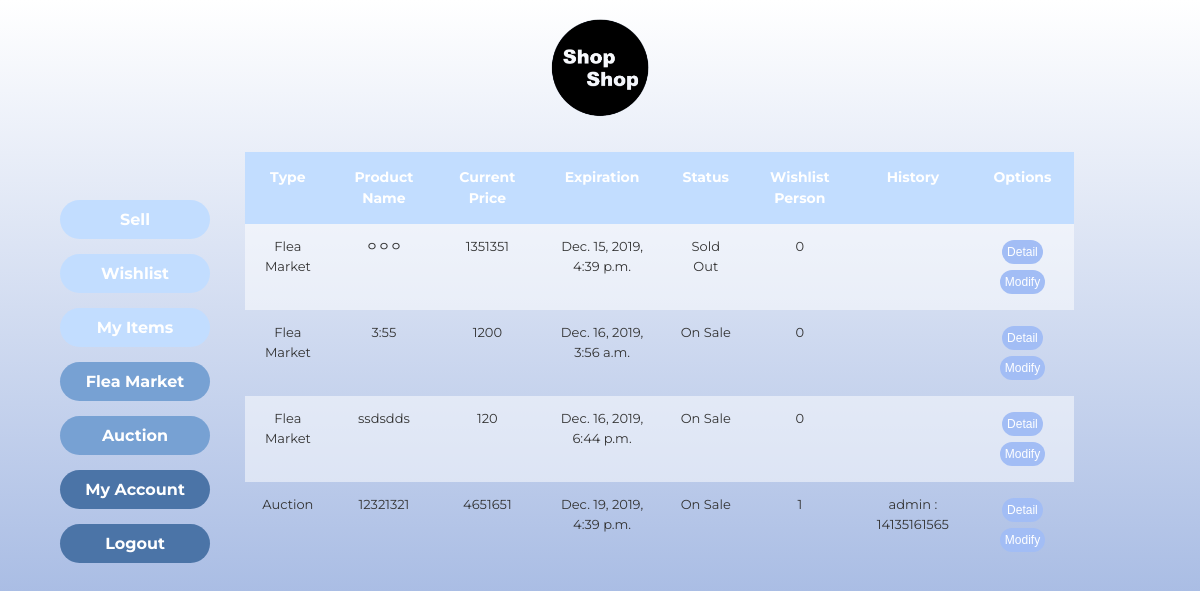
Before: /myitems/ (signed in) with the older database file.
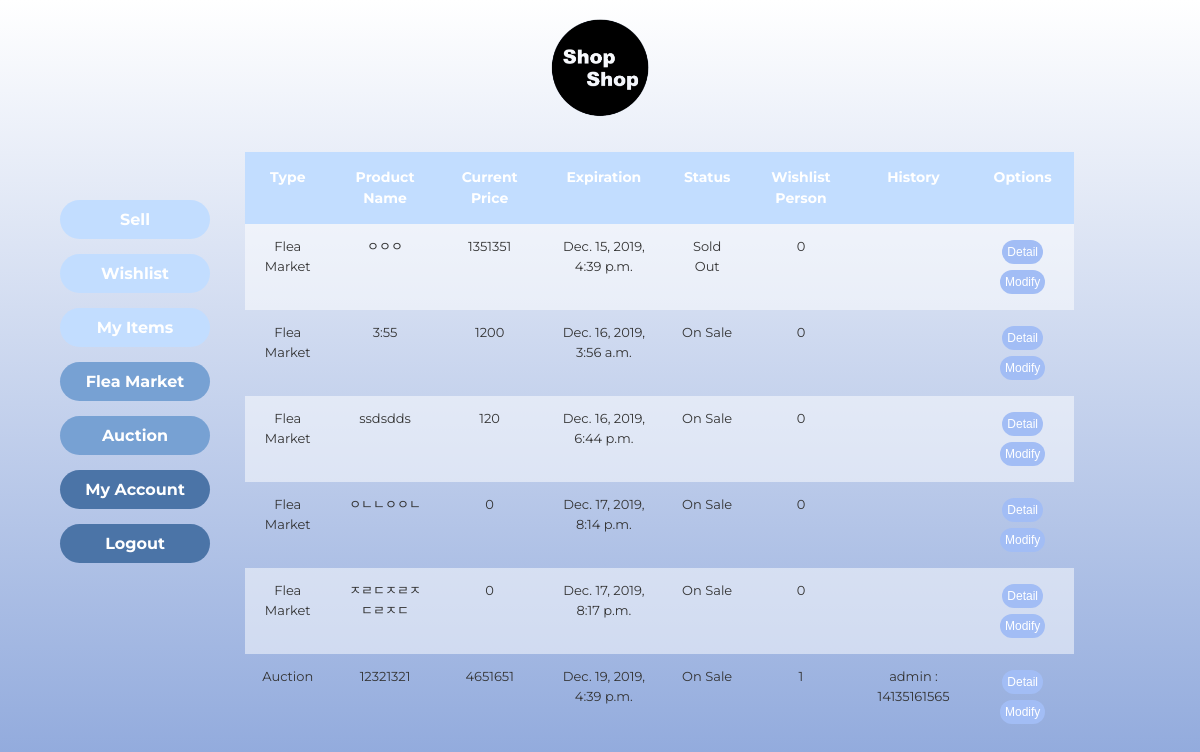
After: the same page with the newer database file.
### home/models.py (models this page shows)
class Product(models.Model):
	SELLTYPES = (('F', 'Flea'), ('A', 'Auction'))
	selltype = models.CharField(max_length=1, default='F', choices=SELLTYPES)
	STATUSTYPES = (('S', 'Sold'), ('E', 'Expired'), ('R', 'Running')) # 팔림, 안팔림, 현재진행형
	statustype = models.CharField(max_length=1, default='R', choices=STATUSTYPES)
	EXPIREDATE = (('3', '3 Days'), ('7', '7 days'), ('0', '30 days'))
	expirechoice = models.CharField(max_length=1, default='3', choices=EXPIREDATE)
	expire = models.DateTimeField(default=timezone.now() + timedelta(days=3))
	highest_price = models.IntegerField(default=0) # auction이더라도 천장 가격 내면 바로 살 수 있게 하자
	basic_price =  models.IntegerField(default=0) #옥션이라도 최저가 쓰게 하자
	current_price = models.IntegerField(default=0) # 마지막 가격이기도 하지
	buyer = models.ForeignKey(User, on_delete=models.SET_NULL, related_name='buyer', null=True)
	seller = models.ForeignKey(User, on_delete=models.CASCADE, related_name='seller')
	pid = models.AutoField(primary_key=True)
	name = models.CharField(max_length=300)
	place = models.CharField(max_length=300)
	photo = models.ImageField(blank=True, null=True) #https://wayhome25.github.io/django/2017/05/10/media-file/
	category = models.ForeignKey(Category, on_delete=models.SET_NULL, null=True)
	explanation = models.CharField(max_length=1000, null=True) # string field 같은 게 있었나?? 찾아보기

class User(models.Model): # seller buyer 구분하지 말고 걍 둘다 가능하게 해
	rating = models.IntegerField(default=0)
	userid = models.CharField(max_length=20, primary_key=True)
	pw = models.CharField(max_length=20) # min length  같은 건 js 단에서 처리하기
	username = models.CharField(max_length=100)
	phone = models.CharField(max_length=30)

### home/views.py (the view)
# urls.py: path('myitems/', views.myitems, name='myitems'),
def myitems(request):
	userid = request.session.get('userid', False)
	if userid == False : # 로그인 안되어있으면
		return redirect('/login')
	products = Product.objects.filter(seller__userid=userid).order_by('expire')
	wishnum={}
	li={}
	for product in products:
		temp = Wishlist.objects.select_related('pid').filter(pid__pid=product.pid)
		wishnum[product.pid] = len(temp)
		li[product.pid] = []
		if product.selltype == 'A':
			temp = Candidate.objects.select_related('pid').filter(pid__pid=product.pid).order_by('-price')
			for t in temp:
				li[product.pid].append(t.userid.username)
				li[product.pid].append(t.price)
	return render(request, 'home/myitems.html', {'products':products, 'history':li,
		'wishnum':wishnum})

### home/templatetags/mytag.py (called while the page is built)
@register.filter
def get_item(dictionary, key):
    return dictionary.get(key)

### home/templates/home/myitems.html (shortened to what this page needs)
{% load static %}
{% load tz %}
<!DOCTYPE html>
<html lang="en" dir="ltr">
  <head>
    <link rel="stylesheet" href="{% static 'home/style_search.css' %}">
  </head>
  <body>
    <a href="{% url 'market' %}" target="_parent"><img src="{% static 'home/logo.png' %}"
      style="height:100px; padding: 10px;" alt="LOGO_IMG"></a>
  <nav class="left-nav" style="font-weight: bold;position: fixed; left:20px; top:23%">
    <ul>
      <li><a class="upper" href="{% url 'sell' %}">Sell</a></li>
      <li><a class="upper" href="{% url 'wishlist' %}">Wishlist</a></li>
      <li><a class="upper" href="{% url 'myitems' %}">My Items</a></li>
      <li><a class="lower" href="{% url 'market' %}">Flea Market</a></li>
      <li><a class="lower" href="{% url 'auction' %}">Auction</a></li>
      <li><a class="lowest" href="{% url 'mypage' %}">My Account</a></li>
      <li><a class="lowest" href="{% url 'logout' %}">Logout</a></li>
    </ul>
  </nav>
       <table class="search_table">
        <thead>
          <tr>
            <th scope="cols">Type</th>
            <th scope="cols">Product Name</th>
            <th scope="cols">Current Price</th>
            <th scope="cols">Expiration</th>
            <th scope="cols">Status</th>
            <th scope="cols">Wishlist Person</th>
            <th scope="cols">History</th>
            <th scope="cols">Options</th>
          </tr>
        </thead>
        <tbody>
        {% for product in products %}
        {% if forloop.counter|divisibleby:2 %}
          <tr>
            <td>{% if product.selltype == "A" %} Auction
                {% else %} Flea Market {% endif %}</td>
            <td>{{ product.name }}</td>
            <td>{{ product.current_price }}</td>
            <td>{{ product.expire }}</td>
            <td>{% if product.buyer %} Sold Out
                {% elif product.expired|utc < now|utc %} Expired
                {% else %} On Sale {% endif %}</td>
            <td> {{ wishnum|get_item:product.pid }} </td>
            <td>
                {% if product.selltype == "A" %}
                {% for item in  history|get_item:product.pid %}
                {% if forloop.counter|divisibleby:2 %} {{ item }}
                {% else %} {{ item }} : {% endif %}
                {% endfor %}
                {% endif %}
            </td>
            <td><button type="button" onclick="window.open('{% url 'detail' product.pid %}')">Detail</button>
              <button type="button" onclick="window.open('{% url 'editProduct' product.pid %}')">Modify</button></td>
            </tr>
          {% else %}
          <tr>
            <td class="even">{% if product.selltype == "A" %} Auction
                {% else %} Flea Market {% endif %}</td>
            <td class="even">{{ product.name }}</td>
            <td class="even">{{ product.current_price }}</td>
            <td class="even">{{ product.expire }}</td>
            <td class="even">{% if product.buyer %} Sold Out
                {% elif product.expired|utc < now|utc %} Expired
                {% else %} On Sale {% endif %}</td>
            <td class="even"> {{ wishnum|get_item:product.pid }} </td>
            <td class="even">
            </td>
            <td class="even"><button type="button" onclick="window.open('{% url 'detail' product.pid %}')">Detail</button>
                <button type="button" onclick="window.open('{% url 'editProduct' product.pid %}')">Modify</button></td>
          </tr>
          {% endif %}
          {% endfor %}
        </tbody>
      </table>
  </body>
</html>

### home/static/home/style_search.css (style rules this page uses)
body { background: white; background: -webkit-linear-gradient(to bottom, white, #8CA6DB); background: linear-gradient(to bottom, white, #8CA6DB)no-repeat center center fixed; -webkit-background-size: cover; -moz-background-size: cover; -o-background-size: cover; background-size: cover; text-align: center; }
.left-nav { width: auto; align-content: center; display: flex; flex-direction: column; text-align: center; padding-right: 20px; }
.left-nav ul { width: 150px; display: grid; grid-gap: 15px; text-align: left; font-family: 'Montserrat', 'Nanum Gothic Coding', sans-serif; list-style: none; }
.left-nav li { text-align: center; font-family: 'Montserrat', 'Nanum Gothic Coding', sans-serif; font-size: 16px; font-weight: bold; }
.left-nav li a.upper { color: #ffffff; text-decoration: none; display: block; padding: 10px; border-radius: 25px; background-color:#c2ddff; }
.left-nav li a.lower { color: #ffffff; text-decoration: none; display: block; padding: 10px; border-radius: 25px; background-color: #77A1D3; }
.left-nav li a.lowest { color: #ffffff; text-decoration: none; display: block; padding: 10px; border-radius: 25px; background-color: rgb(75, 116, 167); }
.search_table { margin-left: 20%; margin-right: auto; font-family: 'Montserrat', 'Nanum Gothic Coding', sans-serif; border-collapse: collapse; width: 70%; text-align: center; line-height: 1.5; margin-top: 20px; }
.search_table thead th { padding: 15px; font-weight: bold; vertical-align: top; color: #FFFFFF; background: #c2ddff; margin: 20px 10px; font-size: 14px; }
.search_table td { font-size:13px; color:#333333; padding:13px; vertical-align: top; }
button { outline: 0; background: rgb(162, 189, 245); width: auto; border: 0; border-radius: 20px; padding: 5px; color: white; margin: 3px; font-size: 12px; -webkit-transition: all 0.3 ease; transition: all 0.3 ease; cursor: pointer; }
table.search_table .even { background: rgba(255, 255, 255, 0.5); }

Changed rows visible on the page:
added Product: selltype "Flea Market", name "ㅇㄴㄴㅇㅇㄴ", current_price "0", expire "Dec. 17, 2019, 8:14 p.m.", shows "On Sale", pid "0"
added Product: selltype "Flea Market", name "ㅈㄹㄷㅈㄹㅈㄷㄹㅈㄷ", current_price "0", expire "Dec. 17, 2019, 8:17 p.m.", shows "On Sale", pid "0"
